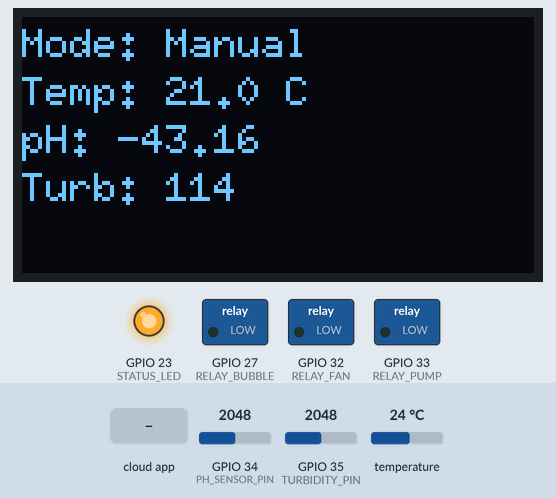
Recording of a sketch running on a simulated ESP32. Shown: 128×64 one-colour display, switched loads named in the sketch (green lamp = pin HIGH), output pins drawn as LEDs (lit = HIGH). The inputs (shaded band) are chosen by the test bench; at power-on: temperature 24 °C, GPIO 35 (TURBIDITY_PIN) = 2048, GPIO 34 (PH_SENSOR_PIN) = 2048 (analog values on the 0–4095 scale). WiFi joins after 1.5 s; servers stay silent unless stated; the Firebase database answers and starts empty; what the sketch prints to the serial monitor is not drawn.

Above: at 6.6 s.
6.7 s: the phone or cloud app sets mode to auto
At 11.5 s:
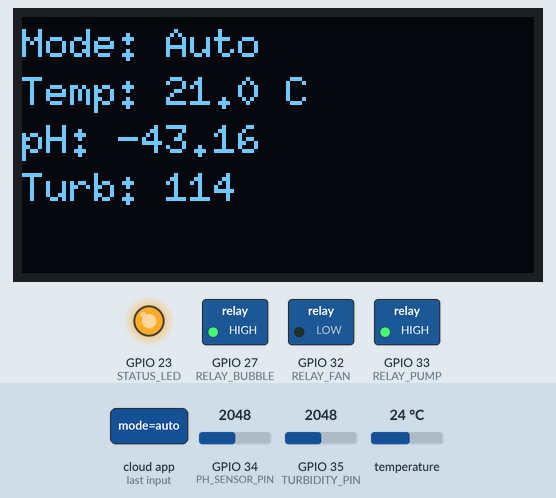
12.6 s: temperature set to 32.7 °C
At 17.4 s:
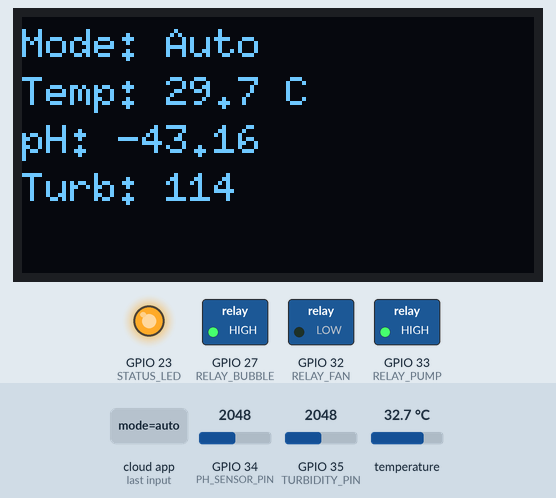
17.7 s: temperature set to 33.5 °C
At 22.3 s:
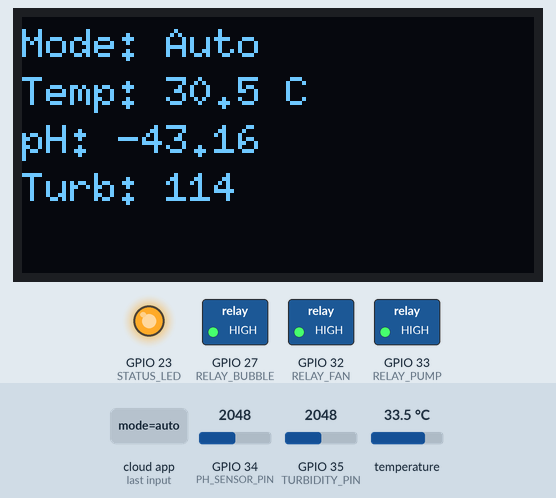
22.8 s: GPIO 35 (TURBIDITY_PIN) set to 3163
At 27.0 s:
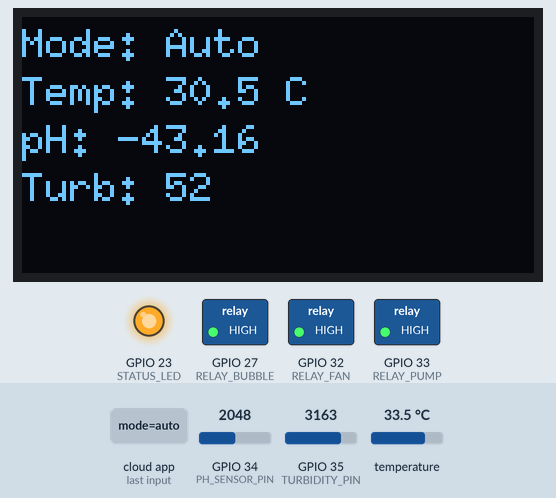
27.9 s: GPIO 35 (TURBIDITY_PIN) set to 3238
At 32.7 s:
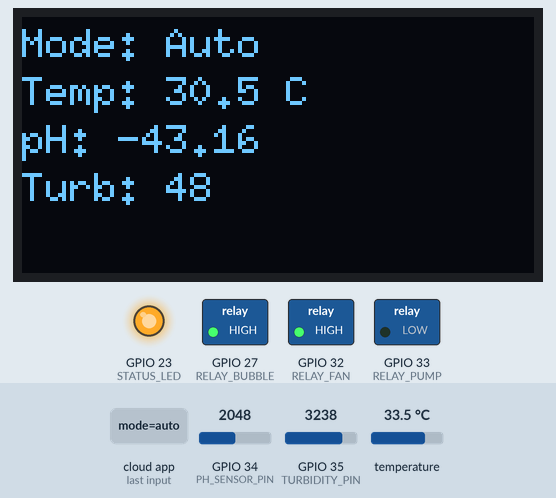
33.0 s: temperature set to 12 °C
At 37.8 s:
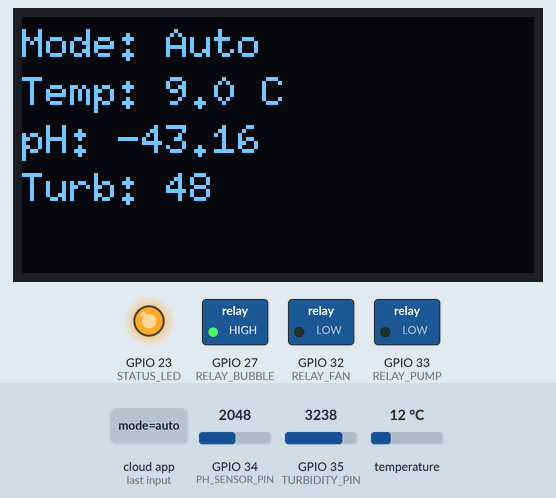
Timing chart, 0 to 39.1 s (numbered marks = the images above; inputs shaded):
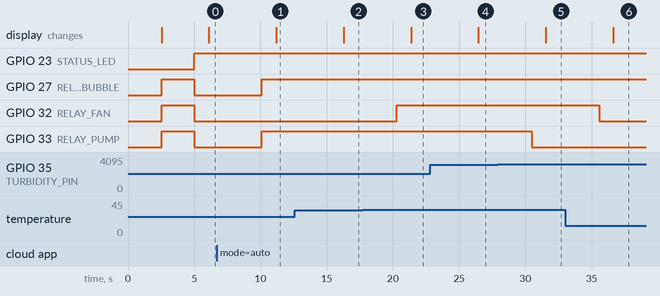

Measured:
- the behaviour switches between 33 and 33.1 °C on temperature (found by bisection; images 2 and 3)
- the behaviour switches between 3196 and 3197 on GPIO 35 (TURBIDITY_PIN) (found by bisection; images 4 and 5)
- after the input at 6.7 s, GPIO 27 (RELAY_BUBBLE), GPIO 33 (RELAY_PUMP): LOW → HIGH after 3.4 s; the display: changes after 4.5 s (image 1)
- after the input at 12.6 s, the display: changes after 3.7 s (image 2)
- after the input at 17.7 s, GPIO 32 (RELAY_FAN): LOW → HIGH after 2.6 s; the display: changes after 3.7 s (image 3)
- after the input at 22.8 s, the display: changes after 3.7 s (image 4)
- after the input at 27.9 s, GPIO 33 (RELAY_PUMP): HIGH → LOW after 2.6 s; the display: changes after 3.6 s (image 5)
- after the input at 33.0 s, GPIO 32 (RELAY_FAN): HIGH → LOW after 2.6 s; the display: changes after 3.6 s (image 6)

The sketch:

Do_an_1.ino
```cpp
#include <WiFi.h>
#include <Firebase_ESP_Client.h>
#include <OneWire.h>
#include <DallasTemperature.h>
#include <Wire.h>
#include <U8g2lib.h>

// ==== WiFi & Firebase Info ====
#define WIFI_SSID "1412"
#define WIFI_PASSWORD "22224444"
#define API_KEY "AIzaSyCbf1-kAHwLadyC5Rvvzs_LfxZVeLw4_mg"
#define DATABASE_URL "https://tmh28-2f86d-default-rtdb.firebaseio.com/"
#define USER_EMAIL "tranminhhuua2@gmail.com"
#define USER_PASSWORD "01686909659n"

// ==== Firebase Setup ====
FirebaseData fbdo;
FirebaseAuth auth;
FirebaseConfig config;

// ==== OLED (U8g2) ====
U8G2_SSD1306_128X64_NONAME_F_HW_I2C u8g2(U8G2_R0, /* reset=*/ U8X8_PIN_NONE);

// ==== Sensor Pins ====
#define ONE_WIRE_BUS 19
#define PH_SENSOR_PIN 34
#define TURBIDITY_PIN 35

// ==== Relay & LED ====
#define RELAY_FAN    32
#define RELAY_PUMP   33
#define RELAY_BUBBLE 27
#define STATUS_LED   23

// ==== DS18B20 ====
OneWire oneWire(ONE_WIRE_BUS);
DallasTemperature ds18b20(&oneWire);

// --------- GIÁ TRỊ HIỆU CHUẨN MỚI ---------
float voltage_acid   = 0.810;  float pH_acid   = 4.00;
float voltage_neutral= 0.778;  float pH_neutral= 7.50;
float voltage_base   = 0.720;  float pH_base   = 9.05;
// ------------------------------------------

// ==== Error Count ====
static int errorCount = 0;

// ==== Function: Đọc trung bình ADC ====
int readAverageADC(int pin, int samples = 10) {
  long total = 0;
  for (int i = 0; i < samples; i++) {
    total += analogRead(pin);
    delay(10);
  }
  return total / samples;
}

// ==== Function: Nội suy tuyến tính ====
float interpolate(float x, float x0, float y0, float x1, float y1) {
  return y0 + (x - x0) * (y1 - y0) / (x1 - x0);
}

// Hàm chuyển đổi giá trị ADC thành NTU (chuẩn hóa theo bảng WHO)
float mapNTU(int adc_value) {
  if (adc_value > 4095) adc_value = 4095;
  if (adc_value < 500) adc_value = 500;
  float ntu = (4095.0 - adc_value) * 200.0 / (4095.0 - 500.0);
  return ntu;
}

// Hàm phân loại mức độ đục theo chuẩn WHO
String classifyNTU(float ntu) {
  if (ntu <= 1.0) return "Rất trong ";
  else if (ntu <= 5.0) return "Hơi đục ";
  else if (ntu <= 50.0) return "Đục vừa ";
  else if (ntu <= 100.0) return "Rất đục ";
  else return "Cực kỳ đục";
}


void setup() {
  Serial.begin(115200);
  analogReadResolution(12);
  delay(1000);

  // WiFi
  WiFi.begin(WIFI_SSID, WIFI_PASSWORD);
  Serial.print("Dang ket noi WiFi");
  while (WiFi.status() != WL_CONNECTED) {
    delay(500); Serial.print(".");
  }
  Serial.println("\nDa ket noi WiFi");

  // Firebase Config
  config.api_key = API_KEY;
  config.database_url = DATABASE_URL;
  auth.user.email = USER_EMAIL;
  auth.user.password = USER_PASSWORD;
  Firebase.begin(&config, &auth);
  Firebase.reconnectWiFi(true);

  // Check Firebase Connection
  Serial.print("Dang kiem tra ket noi Firebase");
  int retry = 0;
  while (!Firebase.ready()) {
    delay(500);
    Serial.print(".");
    retry++;
    if (retry > 20) {
      Serial.println("\nKhong the ket noi Firebase, reset ESP32!");
      delay(1000);
      ESP.restart();
    }
  }
  Serial.println("\nDa ket noi Firebase");

  // DS18B20
  ds18b20.begin();

  // OLED
  u8g2.begin();

  // I/O
  pinMode(RELAY_FAN, OUTPUT);
  pinMode(RELAY_PUMP, OUTPUT);
  pinMode(RELAY_BUBBLE, OUTPUT);
  pinMode(STATUS_LED, OUTPUT);
  digitalWrite(RELAY_FAN, HIGH);
  digitalWrite(RELAY_PUMP, HIGH);
  digitalWrite(RELAY_BUBBLE, HIGH);
  digitalWrite(STATUS_LED, LOW);
}

void loop() {
  bool isAuto = true;

  // 1. Read mode
  if (Firebase.RTDB.getString(&fbdo, "/basafish/mode")) {
    String mode = fbdo.stringData();
    mode.trim(); mode.toLowerCase();
    isAuto = (mode == "auto");
    Serial.println("Doc che do thanh cong: " + mode);
  } else {
    Serial.println("Loi doc mode");
    errorCount++;
  }

  // 2. Read sensors
  ds18b20.requestTemperatures();
  float tempC = ds18b20.getTempCByIndex(0)-3;
  delay(1000);

  int rawADC = readAverageADC(PH_SENSOR_PIN);
  float voltage = rawADC * 3.3 / 4095.0;
  float pHValue;

  // Dùng nội suy giữa các cặp điểm gần nhất
  if (voltage >= voltage_base && voltage <= voltage_neutral) {
    pHValue= interpolate(voltage, voltage_base, pH_base, voltage_neutral, pH_neutral);
  } else if (voltage > voltage_neutral && voltage <= voltage_acid) {
    pHValue = interpolate(voltage, voltage_neutral, pH_neutral, voltage_acid, pH_acid);
  } else {
    // Ngoài vùng hiệu chuẩn → nội suy toàn khoảng (ít chính xác hơn)
    pHValue = interpolate(voltage, voltage_base, pH_base, voltage_acid, pH_acid);
  }
  if (voltage < 0.05 || voltage > 3.2) {
    Serial.println("⚠️ Dien ap bat thuong! Kiem tra cam bien.");
  }
  if (pHValue>10.0){
    pHValue-=4;
  }else if (pHValue>7.0){
    pHValue+=2;
  }

  // Đọc giá trị ADC từ cảm biến độ đục
  int rawTurb = analogRead(TURBIDITY_PIN);
  float voltageTurb = rawTurb * 3.3 / 4095.0;
  float turbidityNTU = mapNTU(rawTurb);
  if (turbidityNTU < 0) turbidityNTU = 0;

  Serial.print("Nhiet do: "); Serial.println(tempC);
  Serial.print("pH: "); Serial.println(pHValue, 2);
  Serial.print("NTU: "); Serial.println(turbidityNTU, 2);

  // 3. Control logic
  bool fan_on = false, pump_on = false, bubble_on = false;
  if (isAuto) {
    fan_on = tempC > 30;
    pump_on = turbidityNTU > 50;
    bubble_on = (pHValue < 6.5 || pHValue > 8.5);
  } else {
    if (Firebase.RTDB.getBool(&fbdo, "/basafish/override/fan"))
      fan_on = fbdo.boolData();
    else { Serial.println("Loi doc override fan"); errorCount++; }

    if (Firebase.RTDB.getBool(&fbdo, "/basafish/override/pump"))
      pump_on = fbdo.boolData();
    else { Serial.println("Loi doc override pump"); errorCount++; }

    if (Firebase.RTDB.getBool(&fbdo, "/basafish/override/bubble"))
      bubble_on = fbdo.boolData();
    else { Serial.println("Loi doc override bubble"); errorCount++; }
  }

  // 4. Device control
  digitalWrite(RELAY_FAN, fan_on ? HIGH : LOW);
  digitalWrite(RELAY_PUMP, pump_on ? HIGH : LOW);
  digitalWrite(RELAY_BUBBLE, bubble_on ? HIGH : LOW);

  // LED cảnh báo khi thông số vượt ngưỡng
  bool warning = (tempC > 30) || (pHValue < 6.5 || pHValue > 8.5) || (turbidityNTU > 50);
  digitalWrite(STATUS_LED, warning ? HIGH : LOW);

  // 5. Send data to Firebase
  if (!Firebase.RTDB.setFloat(&fbdo, "/basafish/temp", tempC)) errorCount++;
  if (!Firebase.RTDB.setFloat(&fbdo, "/basafish/pH", pHValue)) errorCount++;
  if (!Firebase.RTDB.setFloat(&fbdo, "/basafish/turbidity", turbidityNTU)) errorCount++;

  if (!Firebase.RTDB.setBool(&fbdo, "/basafish/devices/fan", fan_on)) errorCount++;
  if (!Firebase.RTDB.setBool(&fbdo, "/basafish/devices/pump", pump_on)) errorCount++;
  if (!Firebase.RTDB.setBool(&fbdo, "/basafish/devices/bubble", bubble_on)) errorCount++;

  // 5.5. Log history
  unsigned long timestamp = millis() / 1000;
  String path = "/basafish/history/" + String(timestamp);
  FirebaseJson json;
  json.set("temp", tempC);
  json.set("pH", pHValue);
  json.set("turbidity", turbidityNTU);
  if (!Firebase.RTDB.setJSON(&fbdo, path, &json)) errorCount++;

  // Reset if too many errors
  if (errorCount >= 5) {
    Serial.println("Qua nhieu loi, reset ESP32!");
    delay(1000);
    ESP.restart();
  }

  // 6. OLED Display
  u8g2.clearBuffer();
  u8g2.setFont(u8g2_font_6x10_tf);
  u8g2.setCursor(0, 10);
  u8g2.print("Mode: "); u8g2.print(isAuto ? "Auto" : "Manual");
  u8g2.setCursor(0, 22);
  u8g2.print("Temp: "); u8g2.print(tempC, 1); u8g2.print(" C");
  u8g2.setCursor(0, 34);
  u8g2.print("pH: "); u8g2.print(pHValue, 2);
  u8g2.setCursor(0, 46);
  u8g2.print("Turb: "); u8g2.print(turbidityNTU, 0);
  u8g2.sendBuffer();

  delay(2000);
}
```
